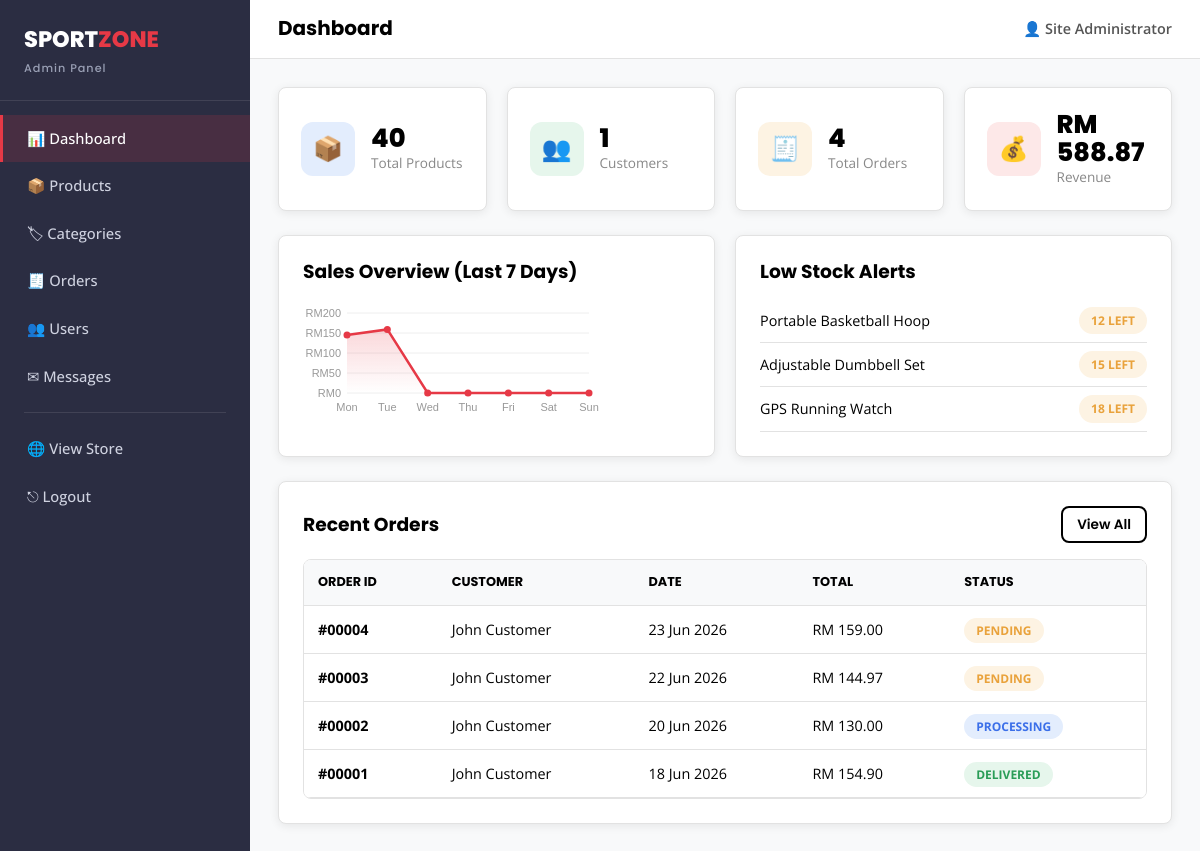
/admin/dashboard.php (signed in), run on an earlier commit of the app's database.
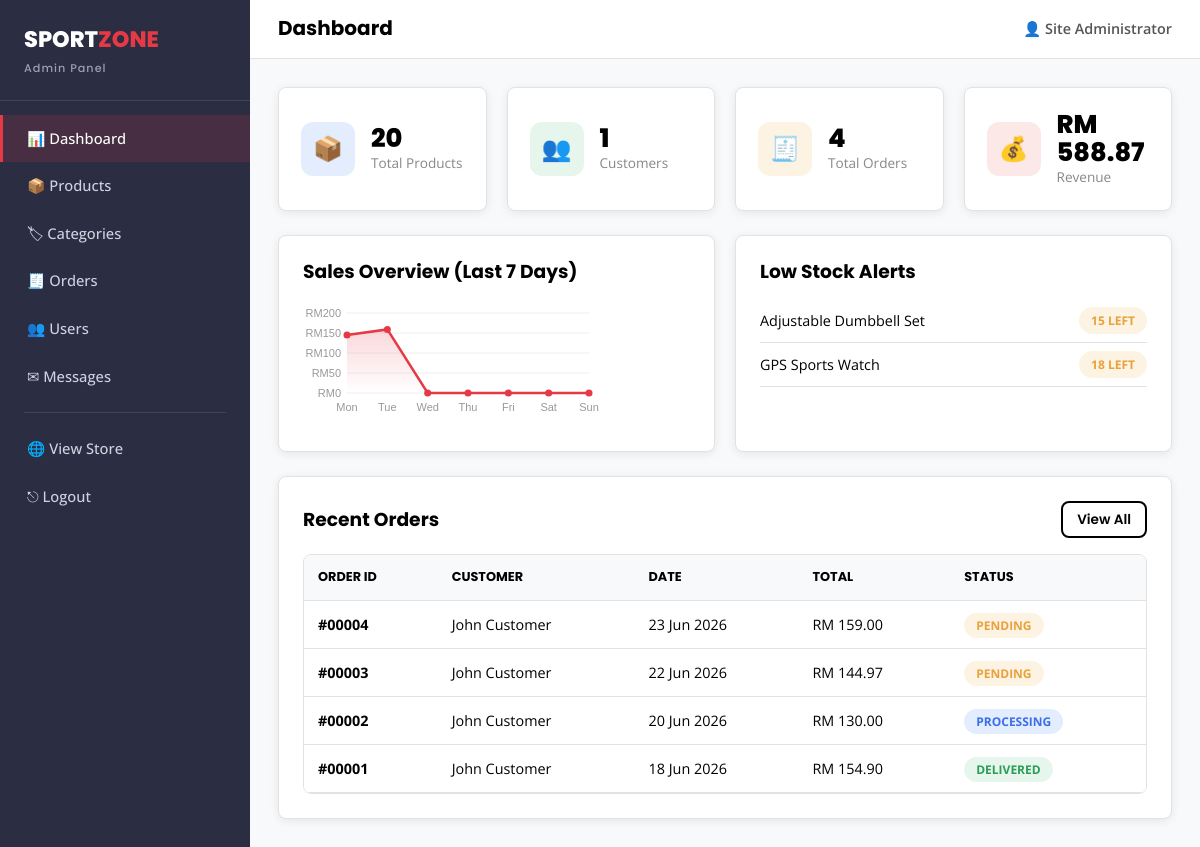
And on a later commit of the database.
### tables this page shows
CREATE TABLE products (
    product_id   INT AUTO_INCREMENT PRIMARY KEY,
    category_id  INT NOT NULL,
    name         VARCHAR(150) NOT NULL,
    description  TEXT,
    brand        VARCHAR(50)  DEFAULT NULL,
    price        DECIMAL(10,2) NOT NULL,
    stock        INT NOT NULL DEFAULT 0,
    sizes        VARCHAR(100) DEFAULT NULL,
    image        VARCHAR(255) DEFAULT NULL,
    created_at   TIMESTAMP DEFAULT CURRENT_TIMESTAMP,
    FOREIGN KEY (category_id) REFERENCES categories(category_id) ON DELETE CASCADE
);

CREATE TABLE orders (
    order_id        INT AUTO_INCREMENT PRIMARY KEY,
    user_id         INT NOT NULL,
    full_name       VARCHAR(100) NOT NULL,
    phone           VARCHAR(20) NOT NULL,
    address         VARCHAR(255) NOT NULL,
    city            VARCHAR(50) NOT NULL,
    postal_code     VARCHAR(20) NOT NULL,
    payment_method  ENUM('cod','card') NOT NULL DEFAULT 'cod',
    subtotal        DECIMAL(10,2) NOT NULL,
    shipping_fee    DECIMAL(10,2) NOT NULL DEFAULT 0,
    discount_code   VARCHAR(30) DEFAULT NULL,
    discount_amount DECIMAL(10,2) NOT NULL DEFAULT 0,
    total           DECIMAL(10,2) NOT NULL,
    status          ENUM('Pending','Processing','Delivered','Cancelled') NOT NULL DEFAULT 'Pending',
    created_at      TIMESTAMP DEFAULT CURRENT_TIMESTAMP,
    FOREIGN KEY (user_id) REFERENCES users(user_id) ON DELETE CASCADE
);

### includes/functions.php (called while the page is built, shortened)
<?php
function sanitize($data) {
    return htmlspecialchars(trim($data), ENT_QUOTES, 'UTF-8');
}
function money($amount) {
    return CURRENCY . ' ' . number_format((float) $amount, 2);
}

### admin/dashboard.php (the view, shortened to what this page needs)
<?php
require_once __DIR__ . '/../includes/db_connect.php';
require_once __DIR__ . '/../includes/functions.php';
$totalProducts = $conn->query("SELECT COUNT(*) AS c FROM products")->fetch_assoc()['c'];
$totalUsers    = $conn->query("SELECT COUNT(*) AS c FROM users WHERE role = 'customer'")->fetch_assoc()['c'];
$totalOrders   = $conn->query("SELECT COUNT(*) AS c FROM orders")->fetch_assoc()['c'];
$revenue       = $conn->query("SELECT COALESCE(SUM(total),0) AS s FROM orders WHERE status != 'Cancelled'")->fetch_assoc()['s'];
$lowStock = $conn->query("SELECT name, stock FROM products WHERE stock <= 20 ORDER BY stock ASC LIMIT 5");
$recentOrders = $conn->query("SELECT o.order_id, o.full_name, o.total, o.status, o.created_at
                              FROM orders o ORDER BY o.created_at DESC LIMIT 6");
$salesData = $conn->query("SELECT DATE(created_at) AS d, SUM(total) AS t
                           FROM orders WHERE status != 'Cancelled'
                           AND created_at >= DATE_SUB(CURDATE(), INTERVAL 6 DAY)
                           GROUP BY DATE(created_at) ORDER BY d ASC");
$chartLabels = [];
$chartValues = [];
$salesMap = [];
while ($r = $salesData->fetch_assoc()) {
    $salesMap[$r['d']] = (float) $r['t'];
}
for ($i = 6; $i >= 0; $i--) {
    $day = date('Y-m-d', strtotime("-$i days"));
    $chartLabels[] = date('D', strtotime($day));
    $chartValues[] = $salesMap[$day] ?? 0;
}
include __DIR__ . '/includes/admin_header.php';
?>
<div class="stat-grid">
    <div class="stat-card">
        <div class="stat-icon" style="background:#e3edfd;">📦</div>
        <div><div class="stat-num"><?= number_format($totalProducts) ?></div><div class="stat-label">Total Products</div></div>
    </div>
    <div class="stat-card">
        <div class="stat-icon" style="background:#e6f6ec;">👥</div>
        <div><div class="stat-num"><?= number_format($totalUsers) ?></div><div class="stat-label">Customers</div></div>
    </div>
    <div class="stat-card">
        <div class="stat-icon" style="background:#fdf3e3;">🧾</div>
        <div><div class="stat-num"><?= number_format($totalOrders) ?></div><div class="stat-label">Total Orders</div></div>
    </div>
    <div class="stat-card">
        <div class="stat-icon" style="background:#fde8e8;">💰</div>
        <div><div class="stat-num"><?= money($revenue) ?></div><div class="stat-label">Revenue</div></div>
    </div>
</div>
<div class="admin-grid-2">
    <div class="panel">
        <h3 style="margin-bottom:16px;">Sales Overview (Last 7 Days)</h3>
        <canvas id="salesChart" height="120"></canvas>
    </div>
    <div class="panel">
        <h3 style="margin-bottom:16px;">Low Stock Alerts</h3>
        <?php if ($lowStock->num_rows === 0): ?>
            <p style="color:#666;">All products are well stocked. 👍</p>
        <?php else: ?>
            <?php while ($p = $lowStock->fetch_assoc()): ?>
                <div class="flex-between" style="padding:8px 0; border-bottom:1px solid var(--color-border);">
                    <span style="font-size:0.9rem;"><?= sanitize($p['name']) ?></span>
                    <span class="status-badge <?= $p['stock'] <= 10 ? 'status-cancelled' : 'status-pending' ?>"><?= $p['stock'] ?> left</span>
                </div>
            <?php endwhile; ?>
        <?php endif; ?>
    </div>
</div>
<div class="panel">
    <div class="flex-between" style="margin-bottom:16px;">
        <h3>Recent Orders</h3>
        <a href="<?= BASE_URL ?>admin/orders.php" class="btn btn-outline btn-sm">View All</a>
    </div>
    <div class="table-wrap">
        <table class="data-table">
            <thead><tr><th>Order ID</th><th>Customer</th><th>Date</th><th>Total</th><th>Status</th></tr></thead>
            <tbody>
            <?php while ($o = $recentOrders->fetch_assoc()): ?>
                <tr>
                    <td><a href="<?= BASE_URL ?>admin/order-details.php?id=<?= $o['order_id'] ?>"><strong>#<?= str_pad($o['order_id'], 5, '0', STR_PAD_LEFT) ?></strong></a></td>
                    <td><?= sanitize($o['full_name']) ?></td>
                    <td><?= date('d M Y', strtotime($o['created_at'])) ?></td>
                    <td><?= money($o['total']) ?></td>
                    <td><span class="status-badge status-<?= strtolower($o['status']) ?>"><?= sanitize($o['status']) ?></span></td>
                </tr>
            <?php endwhile; ?>
            </tbody>
        </table>
    </div>
</div>
<script>
    const CHART_LABELS = <?= json_encode($chartLabels) ?>;
    const CHART_VALUES = <?= json_encode($chartValues) ?>;
</script>
<?php include __DIR__ . '/includes/admin_footer.php'; ?>

What changed in the data, as far as the page shows it:
no longer on this page (row edited): products: name "Portable Basketball Hoop", stock "12"
removed products: name "GPS Running Watch", stock "18"
now on this page (row edited): products: name "GPS Sports Watch", stock "18"
Also different on the page:
$totalProducts: "40" → "20"
